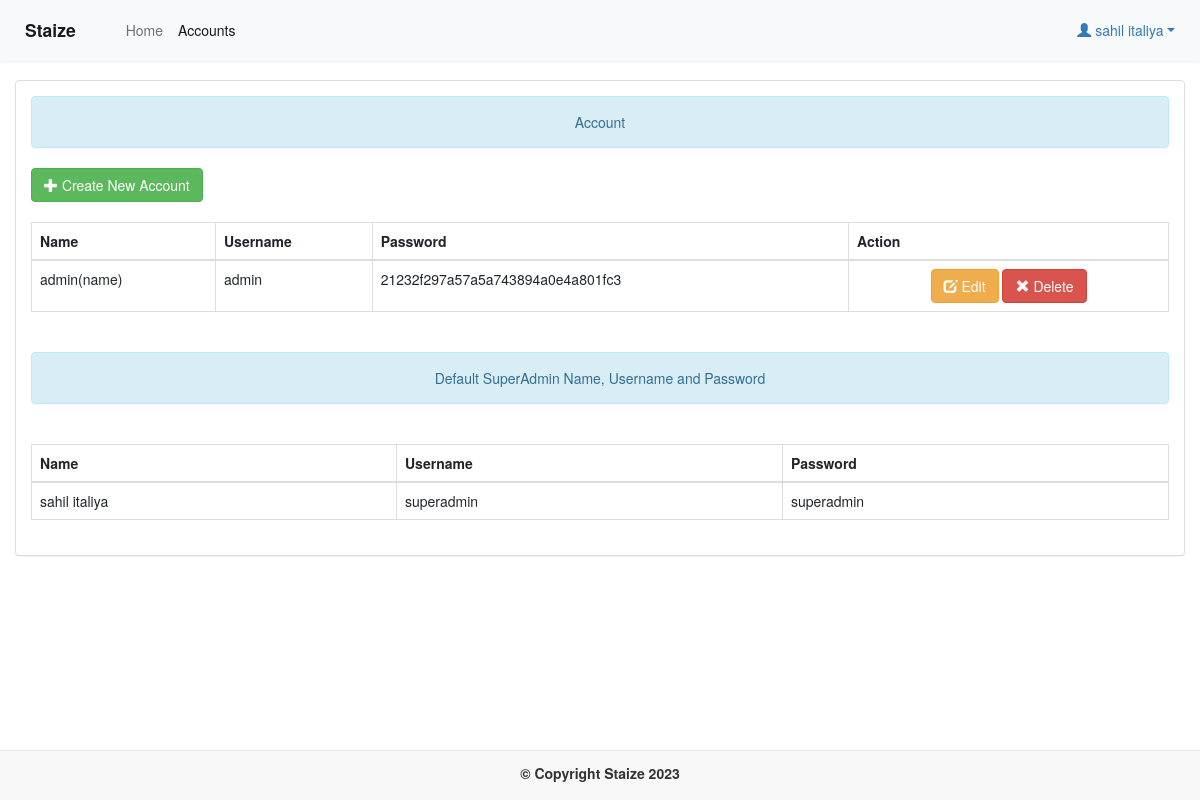
The app's page /superadmin/account.php (signed in) with its own data.
### tables this page shows
CREATE TABLE `superadmin` (
  `admin_id` int(11) NOT NULL,
  `name` varchar(30) NOT NULL,
  `username` varchar(24) NOT NULL,
  `password` varchar(24) NOT NULL
);

### superadmin/name.php (called while the page is built)
<?php
	require 'connect.php';
	$query = $conn->query("SELECT * FROM `superadmin` WHERE `admin_id` = '$_SESSION[admin_id]'") or die(mysqli_connect_error());
	$fetch = $query->fetch_array();
	$name = $fetch['name'];
?>

### superadmin/account.php (the view, shortened to what this page needs)
<!DOCTYPE html>
<?php
require 'name.php';
?>
<html lang="en">
<head>
	<link href="https://cdn.jsdelivr.net/npm/bootstrap@5.2.0/dist/css/bootstrap.min.css" rel="stylesheet">
    <link rel="stylesheet" href="http://maxcdn.bootstrapcdn.com/bootstrap/3.3.6/css/bootstrap.min.css">
</head>
<body>
	<nav class="navbar navbar-expand-lg bg-light px-lg-3 py-lg-2 shadow-sm navbar-fixed-top">
		<div class="container-fluid">
			<a class="navbar-brand me-5 fw-bold fs-3 h-font" href="home.php">Staize</a>
			<div class="collapse navbar-collapse" id="navbarSupportedContent">
				<ul class="navbar-nav me-auto mb-2 mb-lg-0">
					<li class="nav-item">
						<a class="nav-link me-2" aria-current="page" href="home.php">Home</a>
					</li>
					<li class="nav-item">
						<a class="nav-link active me-2" href="account.php">Accounts</a>
					</li>
				</ul>
			</div>
		</div>
		<ul class="nav navbar-nav pull-right ">
			<li class="dropdown">
				<a class="dropdown-toggle" data-toggle="dropdown" role="button" aria-haspopup="true" aria-expanded="false"><i class="glyphicon glyphicon-user"></i> <?php echo $name; ?></a>
			</li>
		</ul>
	</nav>
	<br><br><br>
	<br />
	<div class="container-fluid">
		<div class="panel panel-default">
			<div class="panel-body">
				<center>
					<div class="alert alert-info">Account</div>
				</center>
				<a class="btn btn-success" href="add_account.php"><i class="glyphicon glyphicon-plus"></i> Create New Account</a>
				<br />
				<br />
				<table id="table" class="table table-bordered">
					<thead>
						<tr>
							<th>Name</th>
							<th>Username</th>
							<th>Password</th>
							<th>Action</th>
						</tr>
					</thead>
					<tbody>
						<?php
						$query = $conn->query("SELECT * FROM `admin`");
						while ($fetch = $query->fetch_array()) {
						?>
							<tr>
								<td><?php echo $fetch['name'] ?></td>
								<td><?php echo $fetch['username'] ?></td>
								<td><?php echo md5($fetch['password']) ?></td>
								<td>
									<center><a class="btn btn-warning" href="edit_account.php?admin_id=<?php echo $fetch['admin_id'] ?>"><i class="glyphicon glyphicon-edit"></i> Edit</a> <a class="btn btn-danger" onclick="confirmationDelete(this); return false;" href="delete_account.php?admin_id=<?php echo $fetch['admin_id'] ?>"><i class="glyphicon glyphicon-remove"></i> Delete</a></center>
								</td>
							</tr>
						<?php
						}
						?>
					</tbody>
				</table>
				<br>
				<center>
					<div class="alert alert-info">Default SuperAdmin Name, Username and Password</div>
				</center>
				<br>
				<table id="table" class="table table-bordered">
					<thead>
						<tr>
							<th>Name</th>
							<th>Username</th>
							<th>Password</th>
						</tr>
					</thead>
					<tbody>
						<?php
						$query = $conn->query("SELECT * FROM `superadmin`");
						while ($fetch = $query->fetch_array()) {
						?>
							<tr>
								<td><?php echo $fetch['name'] ?></td>
								<td><?php echo $fetch['username'] ?></td>
								<td><?php echo $fetch['password'] ?></td>
							</tr>
						<?php
						}
						?>
					</tbody>
				</table>
			</div>
		</div>
	</div>
	<br />
	<br />
	<div class="navbar navbar-default navbar-fixed-bottom">
		<label>&copy; Copyright Staize 2023 </label>
	</div>
</body>
</html>

### records on screen
superadmin: name "sahil italiya", username "superadmin", password "superadmin"

### other values on screen
$fetch['name'] "admin(name)"
$fetch['username'] "admin"
md5($fetch['password']) "21232f297a57a5a743894a0e4a801fc3"
